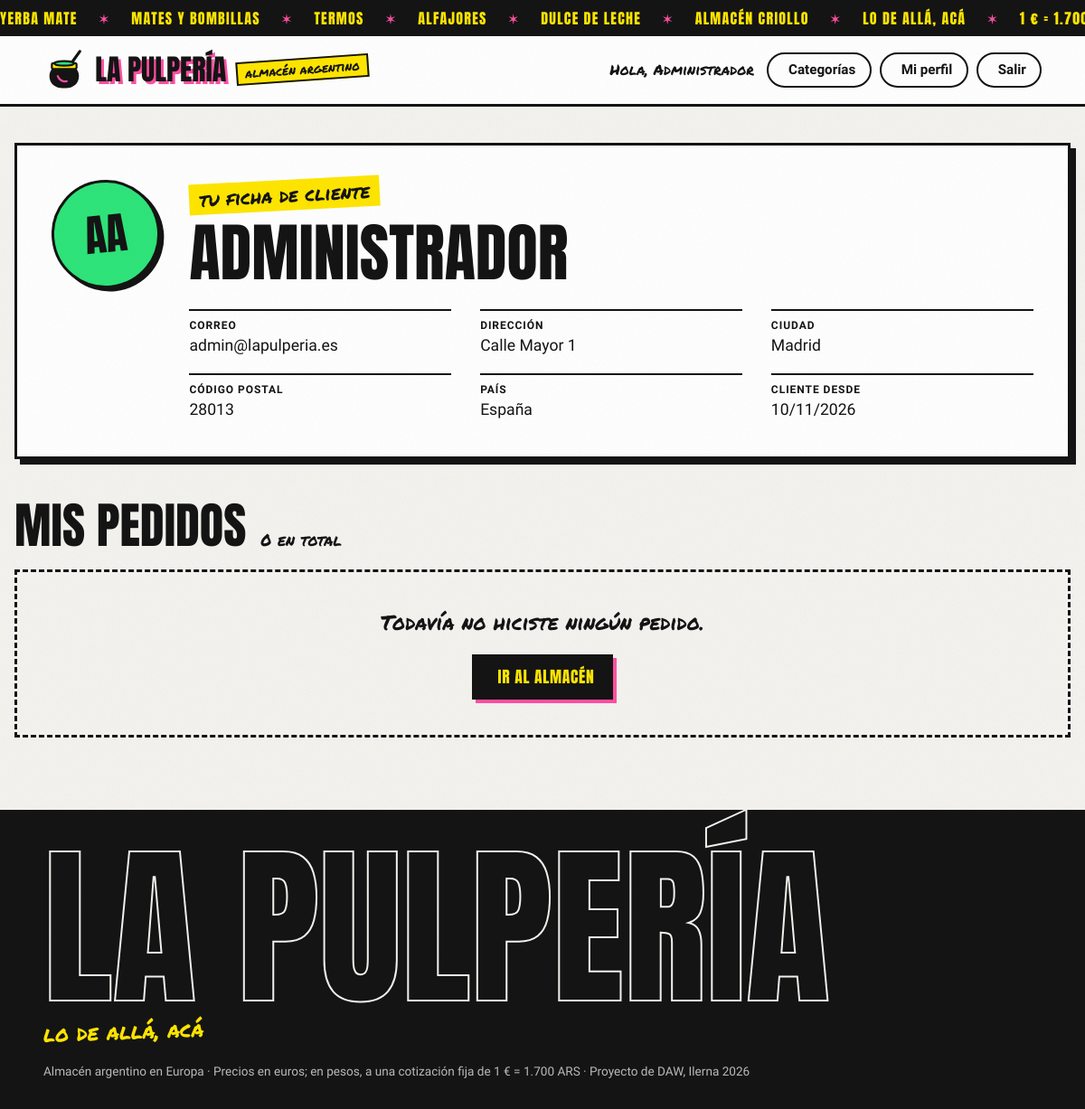
The app's page /perfil.php (signed in) with its own data.
### tables this page shows
CREATE TABLE usuarios (
    codigo INT AUTO_INCREMENT PRIMARY KEY,
    correo VARCHAR(100) NOT NULL UNIQUE,     
    clave VARCHAR(255) NOT NULL,             
    nombre VARCHAR(100) NOT NULL,
    direccion VARCHAR(200) NOT NULL,
    ciudad VARCHAR(50) NOT NULL,
    cp VARCHAR(10) NOT NULL,
    pais VARCHAR(50) NOT NULL,
    rol INT NOT NULL DEFAULT 0,              
    fecha_alta DATETIME NOT NULL DEFAULT CURRENT_TIMESTAMP
);

### clases/BaseDatos.php (called while the page is built)
<?php
class BaseDatos {
    private static $conexion = null;
    public static function conexion() {
        if (self::$conexion === null) {
            try {
                $cadena = "mysql:dbname=" . BD_NOMBRE . ";host=" . BD_HOST . ";charset=utf8mb4";
                self::$conexion = new PDO($cadena, BD_USUARIO, BD_CLAVE);
                self::$conexion->setAttribute(PDO::ATTR_ERRMODE, PDO::ERRMODE_EXCEPTION);
            } catch (PDOException $e) {
                die("No se pudo conectar con la base de datos. ¿Está encendido MySQL en XAMPP?");
            }
        }
        return self::$conexion;
    }
}

### clases/Usuario.php (called while the page is built, shortened)
<?php
class Usuario {
    public static function buscar($codigo) {
        $consulta = BaseDatos::conexion()->prepare("SELECT * FROM usuarios WHERE codigo = ?");
        $consulta->execute([$codigo]);
        $consulta->setFetchMode(PDO::FETCH_CLASS, "Usuario");
        return $consulta->fetch();
    }
}

### clases/Pedido.php (called while the page is built, shortened)
<?php
class Pedido {
    public static function deUsuario($usuario) {
        $sql = "SELECT p.codigo, p.fecha, p.enviado, p.usuario, SUM(pp.unidades * pp.precio) AS total
                FROM pedidos p JOIN pedidos_productos pp ON pp.pedido = p.codigo
                WHERE p.usuario = ?
                GROUP BY p.codigo, p.fecha, p.enviado, p.usuario
                ORDER BY p.fecha DESC";
        $consulta = BaseDatos::conexion()->prepare($sql);
        $consulta->execute([$usuario]);
        return $consulta->fetchAll(PDO::FETCH_CLASS, "Pedido");
    }
}

### perfil.php (the view, shortened to what this page needs)
<?php
$usuario = Usuario::buscar($_SESSION['usuario']['codigo']);
$pedidos = Pedido::deUsuario($usuario->codigo);
$nombres = explode(" ", $usuario->nombre);
$iniciales = mb_substr($nombres[0], 0, 1) . mb_substr(end($nombres), 0, 1);
require "inc/cabecera.php";
?>
    <section class="ficha">
      <span class="avatar" aria-hidden="true"><?php echo htmlspecialchars($iniciales); ?></span>
      <div>
        <p class="nota">tu ficha de cliente</p>
        <h1 data-anima="letras"><?php echo htmlspecialchars($usuario->nombre); ?></h1>
        <dl class="datos">
          <div><dt>Correo</dt><dd><?php echo htmlspecialchars($usuario->correo); ?></dd></div>
          <div><dt>Dirección</dt><dd><?php echo htmlspecialchars($usuario->direccion); ?></dd></div>
          <div><dt>Ciudad</dt><dd><?php echo htmlspecialchars($usuario->ciudad); ?></dd></div>
          <div><dt>Código postal</dt><dd><?php echo htmlspecialchars($usuario->cp); ?></dd></div>
          <div><dt>País</dt><dd><?php echo htmlspecialchars($usuario->pais); ?></dd></div>
          <div><dt>Cliente desde</dt><dd><?php echo date("d/m/Y", strtotime($usuario->fecha_alta)); ?></dd></div>
        </dl>
      </div>
    </section>
    <h2 class="seccion-titulo">Mis pedidos <small><?php echo count($pedidos); ?> en total</small></h2>
    <?php if (count($pedidos) == 0) { ?>
      <div class="vacio">
        <p>Todavía no hiciste ningún pedido.</p>
        <a class="boton boton-chico" href="categorias.php"><i class="ph-bold ph-storefront" aria-hidden="true"></i> Ir al almacén</a>
      </div>
    <?php } ?>
<?php require "inc/pie.php"; ?>

### css/estilos.css (style rules this page uses)
:root { --tinta: #141414; --papel: #f4f3ef; --blanco: #ffffff; --verde: #2ee57a; --naranja: #ff7a1a; --celeste: #3dc1ff; --rosa: #ff4fa3; --amarillo: #ffe600; --rojo: #ff3b30; --borde: 3px solid var(--tinta); --sombra: 6px 6px 0 var(--tinta); --rebote: cubic-bezier(.34, 1.56, .64, 1); --letra-titulo: "Anton", "Arial Narrow", Impact, sans-serif; --letra-texto: "Bricolage Grotesque", "Segoe UI", system-ui, sans-serif; --letra-mano: "Permanent Marker", "Segoe Print", cursive; --color: var(--amarillo); }
*, *::before, *::after { box-sizing: border-box; }
body { margin: 0; min-height: 100vh; display: flex; flex-direction: column; background: var(--papel); color: var(--tinta); font-family: var(--letra-texto); line-height: 1.5; overflow-x: clip; }
body::after { content: ""; position: fixed; inset: 0; z-index: 100; pointer-events: none; opacity: .08; mix-blend-mode: multiply; }
a { color: inherit; }
h1, h2, h3 { margin: 0; font-family: var(--letra-titulo); font-weight: 400; text-transform: uppercase; line-height: .95; }
.nota { display: inline-block; margin: 0 0 .8rem; padding: .1rem .7rem; font-family: var(--letra-mano); font-size: 1.3rem; background: var(--amarillo); rotate: -3deg; }
.boton { display: inline-flex; align-items: center; justify-content: center; gap: .5rem; width: 100%; padding: .8rem 1.2rem; font-family: var(--letra-titulo); font-size: 1.35rem; letter-spacing: .04em; text-transform: uppercase; text-decoration: none; color: var(--amarillo); background: var(--tinta); border: var(--borde); box-shadow: 4px 4px 0 var(--rosa); cursor: pointer; transition: translate .15s, box-shadow .15s; }
.boton-chico { width: auto; font-size: 1.1rem; padding: .55rem 1.1rem; }
.seccion-titulo { display: flex; flex-wrap: wrap; align-items: baseline; gap: .4rem 1rem; margin-bottom: 1.4rem; font-size: clamp(2.2rem, 5vw, 3.4rem); scroll-margin-top: 7rem; }
.seccion-titulo small { font-family: var(--letra-mano); font-size: 1.1rem; text-transform: none; }
.ficha { display: grid; grid-template-columns: auto 1fr; align-items: start; gap: 2rem; margin-bottom: 3rem; padding: clamp(1.4rem, 4vw, 2.4rem); background: var(--blanco); border: var(--borde); box-shadow: var(--sombra); }
.avatar { display: grid; place-items: center; width: 7.5rem; height: 7.5rem; font-family: var(--letra-titulo); font-size: 3rem; background: var(--verde); border: var(--borde); border-radius: 50%; box-shadow: 4px 4px 0 var(--tinta); rotate: -6deg; }
.ficha h1 { font-size: clamp(2.4rem, 6vw, 4.4rem); }
.datos { display: grid; grid-template-columns: repeat(auto-fill, minmax(210px, 1fr)); gap: 1.1rem 2rem; margin: 1.8rem 0 0; }
.datos div { padding-top: .45rem; border-top: 2px solid var(--tinta); }
.datos dt { font-size: .75rem; font-weight: 800; letter-spacing: .08em; text-transform: uppercase; }
.datos dd { margin: 0; font-size: 1.1rem; }
.vacio { padding: 2.4rem; text-align: center; border: 3px dashed var(--tinta); }
.vacio p { margin: 0 0 1.2rem; font-family: var(--letra-mano); font-size: 1.4rem; }

### records on screen
usuarios: nombre "AA", correo "admin@lapulperia.es", direccion "Calle Mayor 1", ciudad "Madrid", cp "28013", pais "España", fecha_alta "10/11/2026"

### other values on screen
$texto "YERBA MATE"
$texto "MATES Y BOMBILLAS"
$texto "TERMOS"
$texto "ALFAJORES"
$texto "DULCE DE LECHE"
$texto "ALMACÉN CRIOLLO"
$texto "LO DE ALLÁ, ACÁ"
$texto "1 € =…"
strtok($_SESSION['usuario']['nombre'], " ") "Administrador"
count($pedidos) "0"
COTIZACION_ARS "1.700"
